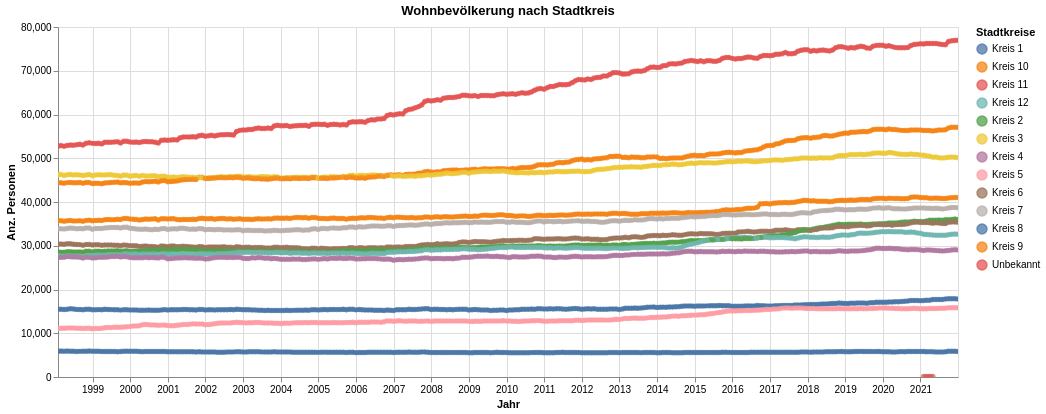

Notebook code cell kept with this figure:
### Code cell
myTitle="Wohnbevölkerung nach Stadtkreis"

highlight = alt.selection(type='single', on='mouseover',
                          fields=['KreisLang'], nearest=True)
#x='date:StichtagDatJahr',
base = alt.Chart(myAgg.reset_index().query('sum_WBev>100'), title=myTitle).encode(
    x=alt.X('StichtagDat', axis=alt.Axis(title='Jahr'))# , axis=alt.Axis(format='%', title='percentage')
    , y=alt.X('sum_WBev', axis=alt.Axis(title='Anz. Personen'))
    , color=alt.Color('KreisLang', legend=alt.Legend(title="Stadtkreise", orient="right"))  
    ,tooltip=['StichtagDat', 'KreisLang', 'sum_WBev']    
)
points = base.mark_circle().encode(
    opacity=alt.value(0.75)
).add_selection(
    highlight
).properties(
    width=900 , height=350
)
lines = base.mark_line().encode(
    size=alt.condition(~highlight, alt.value(0.5), alt.value(4))
).interactive()

lines + points

### Figure 1 — Vega-Lite specification as saved in the notebook (floating-point values rounded to 4 significant figures; data arrays with more than 128 entries replaced by an {"elided": "..."} marker saying what was removed)
{"config": {"view": {"continuousWidth": 400, "continuousHeight": 300}}, "layer": [{"mark": "line", "encoding": {"color": {"type": "nominal", "field": "KreisLang", "legend": {"orient": "right", "title": "Stadtkreise"}}, "size": {"condition": {"value": 0.5, "selection": {"not": "selector013"}}, "value": 4}, "tooltip": [{"type": "temporal", "field": "StichtagDat"}, {"type": "nominal", "field": "KreisLang"}, {"type": "quantitative", "field": "sum_WBev"}], "x": {"type": "temporal", "axis": {"title": "Jahr"}, "field": "StichtagDat"}, "y": {"type": "quantitative", "axis": {"title": "Anz. Personen"}, "field": "sum_WBev"}}, "selection": {"selector014": {"type": "interval", "bind": "scales", "encodings": ["x", "y"]}}, "title": "Wohnbevölkerung nach Stadtkreis"}, {"mark": "circle", "encoding": {"color": {"type": "nominal", "field": "KreisLang", "legend": {"orient": "right", "title": "Stadtkreise"}}, "opacity": {"value": 0.75}, "tooltip": [{"type": "temporal", "field": "StichtagDat"}, {"type": "nominal", "field": "KreisLang"}, {"type": "quantitative", "field": "sum_WBev"}], "x": {"type": "temporal", "axis": {"title": "Jahr"}, "field": "StichtagDat"}, "y": {"type": "quantitative", "axis": {"title": "Anz. Personen"}, "field": "sum_WBev"}}, "height": 350, "selection": {"selector013": {"type": "single", "on": "mouseover", "fields": ["KreisLang"], "nearest": true}}, "title": "Wohnbevölkerung nach Stadtkreis", "width": 900}], "data": {"name": "data-acc32f37fe61de45a1f2007c1e9c05d7"}, "$schema": "https://vega.github.io/schema/vega-lite/v4.8.1.json", "datasets": {"data-acc32f37fe61de45a1f2007c1e9c05d7": {"elided": "3460 records"}}}
